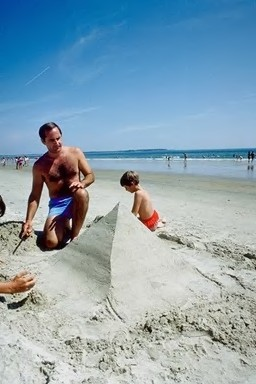
#> input picture data/dataset/images/beaches/101.jpg, 256 x 384 px; its folder holds only this picture in this run
$ python -i gera_histogramas.py   (imports and definitions only)
#> lines starting #> are read from the running program, lines starting #| are printed output that depends on the picture
import os
import cv2
import numpy as np
import joblib


def obter_vizinhos(matriz_de_intensidade, linha, coluna):
    # O objetivo dessa função é retornar uma lista contendo a intensidade dos 9 vizinhos do pixel observado

    #Esse método de partição da matriz foi escolhido para manter a analise dos pixels vizinhos
    #dentro dos limites da matriz de intensidade, evitando assim valores negativos ou fora do shape.
    vizinhos = matriz_de_intensidade[max(0, linha-1):min(matriz_de_intensidade.shape[0], linha+2),
                             max(0, coluna-1):min(matriz_de_intensidade.shape[1], coluna+2)]

    #Transforma a matriz particionada em lista e remove o pixel do centro
    lista_de_vizinhos = vizinhos.flatten().tolist()
    lista_de_vizinhos.remove(matriz_de_intensidade[linha, coluna])

    return lista_de_vizinhos

def aplica_regras(lista_de_vizinhos, intensidade_pixel_central, estado_pixel_central):
    #O objetivo dessa função é aplicar as regras do jogo da vida de Conway no pixel observado e retornar seu estado.
    # 1 = vivo, 0 = morto

    #Conta o número de vizinhos vivos com a mesma intensidade que o pixel central
    vizinhos_iguais = lista_de_vizinhos.count(intensidade_pixel_central)

    #Regra 1: A célula viva com dois ou três vizinhos vivos sobrevive
    if estado_pixel_central == 1 and (vizinhos_iguais == 2 or vizinhos_iguais == 3):
        return 1

    #Regra 2: A célula viva com menos de dois vizinhos vivos morre (subpopulação)
    elif estado_pixel_central == 1 and vizinhos_iguais < 2:
        return 0

    #Regra 3: A célula viva com mais de três vizinhos vivos morre (superpopulação)
    elif estado_pixel_central == 1 and vizinhos_iguais > 3:
        return 0

    #Regra 4: A célula morta com exatamente três vizinhos vivos se torna viva (resurreição)
    elif estado_pixel_central == 0 and vizinhos_iguais == 3:
        return 1

    #Pra todos os outros casos, a célula permanece no mesmo estado
    else:
        return estado_pixel_central

def percorre_imagem_aplicando_regras(matriz_de_estados, matriz_de_intensidade):
    # O objetivo dessa função é percorrer a imagem, chamar a função para obter os vizinhos e aplicar as regras

    linhas, colunas = matriz_de_intensidade.shape
    for linha in range(linhas):
        for coluna in range(colunas):
            #Obtem os vizinhos do pixel atual
            lista_de_vizinhos = obter_vizinhos(matriz_de_intensidade, linha, coluna)
            #Aplica as regras do jogo da vida no pixel atual (atualiza a matriz de estado inicial)
            matriz_de_estados[linha, coluna] = aplica_regras(lista_de_vizinhos, matriz_de_intensidade[linha, coluna], matriz_de_estados[linha, coluna])

    return matriz_de_estados

def gera_histogramas(imagem_cinza):
    #O objetivo dessa função é criar as matriz de intensidade e as de estado inicial para cada imagem
    #Após aplicar as regras cria os histogramas

    #Transforma a imagem em uma matriz de intensidade
    matriz_de_intensidade = np.array(imagem_cinza)

    #Cria as matrizes de estados iniciais
    matriz_de_estados_phi = np.ones(matriz_de_intensidade.shape, dtype=int) #todos vivos
    matriz_de_estados_psi = np.zeros(matriz_de_intensidade.shape, dtype=int) #todos mortos

    #Aplica as regras do jogo da vida e atualiza as matrizes de estado inicial
    matriz_de_estados_phi = percorre_imagem_aplicando_regras(matriz_de_estados_phi, matriz_de_intensidade)
    matriz_de_estados_psi = percorre_imagem_aplicando_regras(matriz_de_estados_psi, matriz_de_intensidade)

    #As matrizes são convertidas em listas
    #Phi -> estado inicial = vivo
    phi_vivos = matriz_de_intensidade.flatten()[matriz_de_estados_phi.flatten() == 1] #se manteram vivos
    phi_mortos = matriz_de_intensidade.flatten()[matriz_de_estados_phi.flatten() == 0] #morreram

    #Psi -> estado inicial = morto
    psi_vivos = matriz_de_intensidade.flatten()[matriz_de_estados_psi.flatten() == 1] #ressuscitaram
    psi_mortos = matriz_de_intensidade.flatten()[matriz_de_estados_psi.flatten() == 0] #se manteram mortos

    #Cria os histogramas
    hist_phi_vivos, _ = np.histogram(phi_vivos, bins=256, range=(0, 256))
    hist_phi_mortos, _ = np.histogram(phi_mortos, bins=256, range=(0, 256))
    hist_psi_vivos, _ = np.histogram(psi_vivos, bins=256, range=(0, 256))
    hist_psi_mortos, _ = np.histogram(psi_mortos, bins=256, range=(0, 256))

    return hist_phi_vivos, hist_phi_mortos, hist_psi_vivos, hist_psi_mortos

def gerador_histogramas(dataset_dir):
    #Funcao principal: faz a chamada das funções acima e salva os histogramas

    images_dir = f"{dataset_dir}/images"
    histograms_dir = f"{dataset_dir}/histograms"

    # Cria as pastas para salvar os histogramas mantendo o padrão das classes do dataset
    os.makedirs(histograms_dir, exist_ok=True)

    classes = [conteudo_item for conteudo_item in os.listdir(images_dir) if os.path.isdir(os.path.join(images_dir, conteudo_item))]
    for classe in classes:
        dir_pastas = os.path.join(histograms_dir, classe)
        os.makedirs(dir_pastas, exist_ok=True)

    i = 0
    #Esse loop pega a imagem, gera seus histogramas e salva com base no nome da classe e da imagem
    for classe in os.listdir(images_dir):
        dir_classe = f"{images_dir}/{classe}"

        for imagem in os.listdir(dir_classe):
            imagem_path = f"{images_dir}/{classe}/{imagem}"

            imagem_cinza = cv2.imread(imagem_path, cv2.IMREAD_GRAYSCALE)
            hist_phi_vivos, hist_phi_mortos, hist_psi_vivos, hist_psi_mortos = gera_histogramas(imagem_cinza)

            index = imagem.split(".")[0]
            file_path = os.path.join(f"{histograms_dir}/{classe}", f"{index}_phi_vivos.pkl")
            joblib.dump(hist_phi_vivos, file_path)
            file_path = os.path.join(f"{histograms_dir}/{classe}", f"{index}_phi_mortos.pkl")
            joblib.dump(hist_phi_mortos, file_path)
            file_path = os.path.join(f"{histograms_dir}/{classe}", f"{index}_psi_vivos.pkl")
            joblib.dump(hist_psi_vivos, file_path)
            file_path = os.path.join(f"{histograms_dir}/{classe}", f"{index}_psi_mortos.pkl")
            joblib.dump(hist_psi_mortos, file_path)

            i += 1
            print("Progresso = %0.1f por cento" % (i / 1000 * 100))

>>> import cv2
>>> picture = cv2.imread('../data/dataset/images/beaches/101.jpg', cv2.IMREAD_GRAYSCALE)
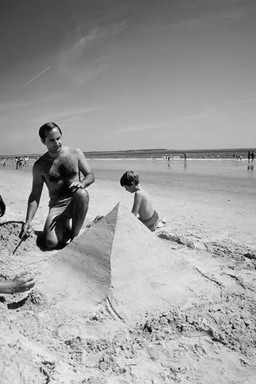
#> picture: shape (384, 256); min 0, max 245, mean 157.8
>>> result = gera_histogramas(picture)
#> the loop in percorre_imagem_aplicando_regras, `for linha in range(linhas):` made 384 passes
#> after the loop in percorre_imagem_aplicando_regras, `for linha in range(linhas):`:
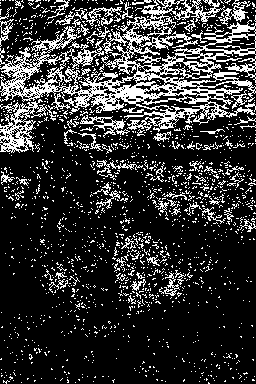
#> matriz_de_estados: shape (384, 256) int64; values 0 (black) and 1 (white), 20.4% white in thin lines or dots
#> after the loop in percorre_imagem_aplicando_regras (call 2), `for linha in range(linhas):`:
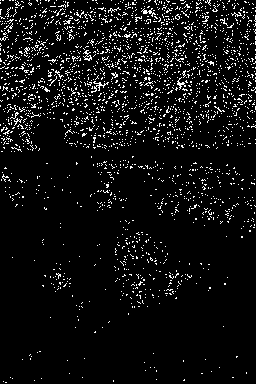
#> matriz_de_estados: shape (384, 256) int64; values 0 (black) and 1 (white), 6.5% white in thin lines or dots

$ run again, on data/dataset/images/beaches/102.jpg
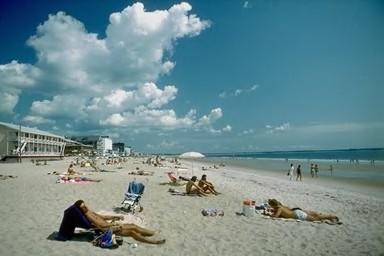
#> input picture data/dataset/images/beaches/102.jpg, 384 x 256 px
#> `picture = cv2.imread('../data/dataset/images/beaches/101.jpg', cv2.IMR..`:
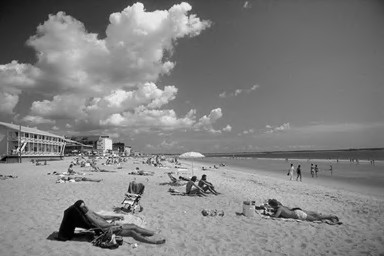
#> picture: shape (256, 384); min 0, max 249, mean 130.1
#> the loop in percorre_imagem_aplicando_regras, `for linha in range(linhas):` made 256 passes
#> after the loop in percorre_imagem_aplicando_regras (call 2), `for linha in range(linhas):`:
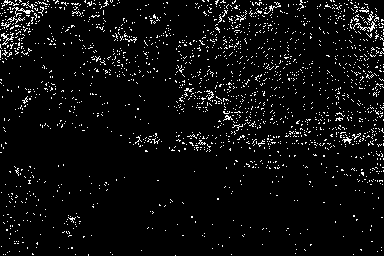
#> matriz_de_estados: shape (256, 384) int64; values 0 (black) and 1 (white), 5% white in thin lines or dots

$ run again, on data/dataset/images/beaches/111.jpg
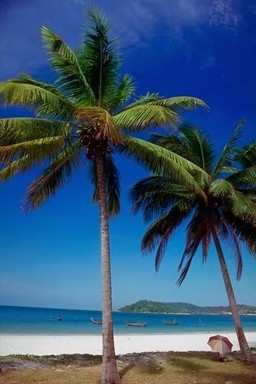
#> input picture data/dataset/images/beaches/111.jpg, 256 x 384 px
#> `picture = cv2.imread('../data/dataset/images/beaches/101.jpg', cv2.IMR..`:
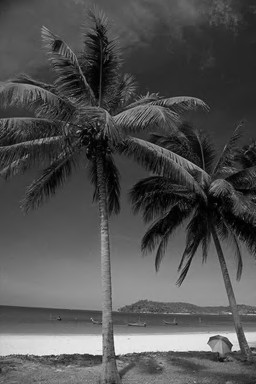
#> picture: shape (384, 256); min 0, max 244, mean 81.5
#> the loop in percorre_imagem_aplicando_regras, `for linha in range(linhas):` made 384 passes
#> after the loop in percorre_imagem_aplicando_regras (call 2), `for linha in range(linhas):`:
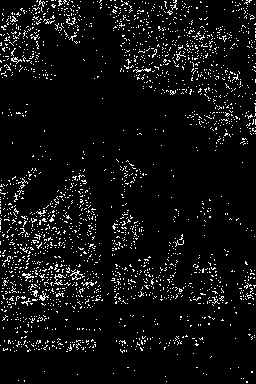
#> matriz_de_estados: shape (384, 256) int64; values 0 (black) and 1 (white), 6.1% white in thin lines or dots

$ run again, on data/dataset/images/beaches/118.jpg
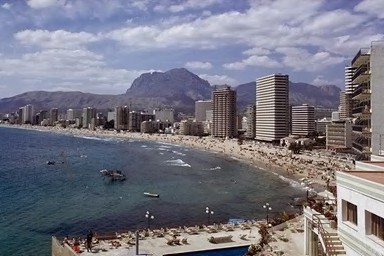
#> input picture data/dataset/images/beaches/118.jpg, 384 x 256 px
#> the loop in percorre_imagem_aplicando_regras, `for linha in range(linhas):` made 256 passes
#> after the loop in percorre_imagem_aplicando_regras, `for linha in range(linhas):`:
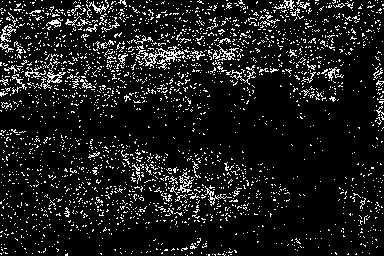
#> matriz_de_estados: shape (256, 384) int64; values 0 (black) and 1 (white), 10.4% white in thin lines or dots
#> after the loop in percorre_imagem_aplicando_regras (call 2), `for linha in range(linhas):`:
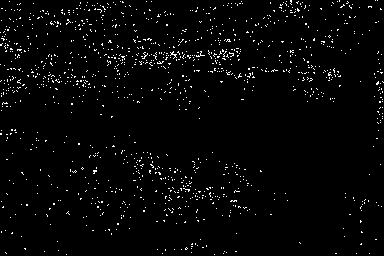
#> matriz_de_estados: shape (256, 384) int64; values 0 (black) and 1 (white), 2.4% white in thin lines or dots
